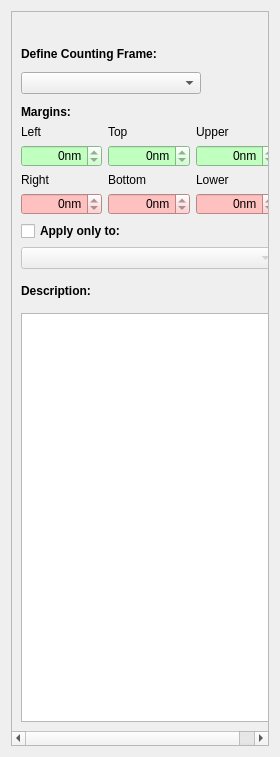
<?xml version="1.0" encoding="UTF-8"?>
<ui version="4.0">
 <class>CountingFramePanel</class>
 <widget class="QWidget" name="CountingFramePanel">
  <property name="geometry">
   <rect>
    <x>0</x>
    <y>0</y>
    <width>280</width>
    <height>757</height>
   </rect>
  </property>
  <property name="windowTitle">
   <string>Form</string>
  </property>
  <layout class="QVBoxLayout" name="verticalLayout_2">
   <item>
    <widget class="QScrollArea" name="scrollArea">
     <property name="widgetResizable">
      <bool>true</bool>
     </property>
     <widget class="QWidget" name="scrollAreaWidgetContents">
      <property name="geometry">
       <rect>
        <x>0</x>
        <y>0</y>
        <width>282</width>
        <height>721</height>
       </rect>
      </property>
      <layout class="QVBoxLayout" name="verticalLayout">
       <item>
        <layout class="QHBoxLayout" name="horizontalLayout_5">
         <item>
          <spacer name="horizontalSpacer_12">
           <property name="orientation">
            <enum>Qt::Horizontal</enum>
           </property>
           <property name="sizeHint" stdset="0">
            <size>
             <width>40</width>
             <height>20</height>
            </size>
           </property>
          </spacer>
         </item>
         <item>
          <widget class="QLabel" name="preview">
           <property name="sizePolicy">
            <sizepolicy hsizetype="Preferred" vsizetype="Minimum">
             <horstretch>0</horstretch>
             <verstretch>0</verstretch>
            </sizepolicy>
           </property>
           <property name="text">
            <string/>
           </property>
           <property name="pixmap">
            <pixmap resource="rsc/CountingFrame.qrc">:/allPlanes.png</pixmap>
           </property>
           <property name="scaledContents">
            <bool>false</bool>
           </property>
          </widget>
         </item>
         <item>
          <spacer name="horizontalSpacer_11">
           <property name="orientation">
            <enum>Qt::Horizontal</enum>
           </property>
           <property name="sizeHint" stdset="0">
            <size>
             <width>40</width>
             <height>20</height>
            </size>
           </property>
          </spacer>
         </item>
        </layout>
       </item>
       <item>
        <widget class="QLabel" name="label_10">
         <property name="font">
          <font>
           <weight>75</weight>
           <bold>true</bold>
          </font>
         </property>
         <property name="text">
          <string>Define Counting Frame:</string>
         </property>
        </widget>
       </item>
       <item>
        <layout class="QHBoxLayout" name="horizontalLayout_2">
         <item>
          <widget class="QComboBox" name="countingFrames">
           <property name="sizePolicy">
            <sizepolicy hsizetype="MinimumExpanding" vsizetype="Fixed">
             <horstretch>0</horstretch>
             <verstretch>0</verstretch>
            </sizepolicy>
           </property>
           <property name="minimumSize">
            <size>
             <width>160</width>
             <height>0</height>
            </size>
           </property>
          </widget>
         </item>
         <item>
          <widget class="QPushButton" name="createCF">
           <property name="enabled">
            <bool>false</bool>
           </property>
           <property name="minimumSize">
            <size>
             <width>32</width>
             <height>32</height>
            </size>
           </property>
           <property name="maximumSize">
            <size>
             <width>32</width>
             <height>32</height>
            </size>
           </property>
           <property name="toolTip">
            <string>Create Counting Frame</string>
           </property>
           <property name="text">
            <string/>
           </property>
           <property name="icon">
            <iconset resource="rsc/CountingFrame.qrc">
             <normaloff>:/create-cr.svg</normaloff>:/create-cr.svg</iconset>
           </property>
           <property name="iconSize">
            <size>
             <width>22</width>
             <height>22</height>
            </size>
           </property>
           <property name="flat">
            <bool>true</bool>
           </property>
          </widget>
         </item>
         <item>
          <widget class="QPushButton" name="deleteCF">
           <property name="enabled">
            <bool>false</bool>
           </property>
           <property name="minimumSize">
            <size>
             <width>32</width>
             <height>32</height>
            </size>
           </property>
           <property name="maximumSize">
            <size>
             <width>32</width>
             <height>32</height>
            </size>
           </property>
           <property name="toolTip">
            <string>Remove Selected Counting Frame</string>
           </property>
           <property name="text">
            <string/>
           </property>
           <property name="icon">
            <iconset resource="rsc/CountingFrame.qrc">
             <normaloff>:/trash-full.svg</normaloff>:/trash-full.svg</iconset>
           </property>
           <property name="iconSize">
            <size>
             <width>22</width>
             <height>22</height>
            </size>
           </property>
           <property name="flat">
            <bool>true</bool>
           </property>
          </widget>
         </item>
        </layout>
       </item>
       <item>
        <widget class="QLabel" name="label">
         <property name="font">
          <font>
           <weight>75</weight>
           <bold>true</bold>
          </font>
         </property>
         <property name="text">
          <string>Margins:</string>
         </property>
        </widget>
       </item>
       <item>
        <layout class="QGridLayout" name="gridLayout_2">
         <item row="4" column="0">
          <widget class="QSpinBox" name="leftMargin">
           <property name="enabled">
            <bool>true</bool>
           </property>
           <property name="styleSheet">
            <string notr="true">background-color:rgb(192, 255, 192)</string>
           </property>
           <property name="alignment">
            <set>Qt::AlignRight|Qt::AlignTrailing|Qt::AlignVCenter</set>
           </property>
           <property name="suffix">
            <string>nm</string>
           </property>
           <property name="maximum">
            <number>0</number>
           </property>
          </widget>
         </item>
         <item row="5" column="0">
          <widget class="QLabel" name="label_14">
           <property name="text">
            <string>Right </string>
           </property>
          </widget>
         </item>
         <item row="4" column="2">
          <widget class="QSpinBox" name="upperMargin">
           <property name="enabled">
            <bool>true</bool>
           </property>
           <property name="styleSheet">
            <string notr="true">background-color:rgb(192, 255, 192)</string>
           </property>
           <property name="alignment">
            <set>Qt::AlignRight|Qt::AlignTrailing|Qt::AlignVCenter</set>
           </property>
           <property name="suffix">
            <string>nm</string>
           </property>
           <property name="maximum">
            <number>0</number>
           </property>
          </widget>
         </item>
         <item row="6" column="2">
          <widget class="QSpinBox" name="lowerMargin">
           <property name="enabled">
            <bool>true</bool>
           </property>
           <property name="styleSheet">
            <string notr="true">background-color:rgb(255, 192, 192)</string>
           </property>
           <property name="alignment">
            <set>Qt::AlignRight|Qt::AlignTrailing|Qt::AlignVCenter</set>
           </property>
           <property name="suffix">
            <string>nm</string>
           </property>
           <property name="maximum">
            <number>0</number>
           </property>
          </widget>
         </item>
         <item row="6" column="1">
          <widget class="QSpinBox" name="bottomMargin">
           <property name="enabled">
            <bool>true</bool>
           </property>
           <property name="styleSheet">
            <string notr="true">background-color:rgb(255, 192, 192)</string>
           </property>
           <property name="alignment">
            <set>Qt::AlignRight|Qt::AlignTrailing|Qt::AlignVCenter</set>
           </property>
           <property name="suffix">
            <string>nm</string>
           </property>
           <property name="maximum">
            <number>0</number>
           </property>
          </widget>
         </item>
         <item row="2" column="1">
          <widget class="QLabel" name="label_12">
           <property name="text">
            <string>Top</string>
           </property>
          </widget>
         </item>
         <item row="5" column="1">
          <widget class="QLabel" name="label_15">
           <property name="text">
            <string>Bottom </string>
           </property>
          </widget>
         </item>
         <item row="4" column="1">
          <widget class="QSpinBox" name="topMargin">
           <property name="enabled">
            <bool>true</bool>
           </property>
           <property name="autoFillBackground">
            <bool>false</bool>
           </property>
           <property name="styleSheet">
            <string notr="true">background-color: rgb(192, 255, 192)</string>
           </property>
           <property name="alignment">
            <set>Qt::AlignRight|Qt::AlignTrailing|Qt::AlignVCenter</set>
           </property>
           <property name="suffix">
            <string>nm</string>
           </property>
           <property name="maximum">
            <number>0</number>
           </property>
          </widget>
         </item>
         <item row="6" column="0">
          <widget class="QSpinBox" name="rightMargin">
           <property name="enabled">
            <bool>true</bool>
           </property>
           <property name="styleSheet">
            <string notr="true">background-color:rgb(255, 192, 192)</string>
           </property>
           <property name="alignment">
            <set>Qt::AlignRight|Qt::AlignTrailing|Qt::AlignVCenter</set>
           </property>
           <property name="suffix">
            <string>nm</string>
           </property>
           <property name="maximum">
            <number>0</number>
           </property>
          </widget>
         </item>
         <item row="5" column="2">
          <widget class="QLabel" name="label_16">
           <property name="text">
            <string>Lower</string>
           </property>
          </widget>
         </item>
         <item row="2" column="2">
          <widget class="QLabel" name="label_13">
           <property name="text">
            <string>Upper</string>
           </property>
          </widget>
         </item>
         <item row="2" column="0">
          <widget class="QLabel" name="label_11">
           <property name="text">
            <string>Left</string>
           </property>
          </widget>
         </item>
        </layout>
       </item>
       <item>
        <widget class="QCheckBox" name="useTaxonomicalConstraint">
         <property name="font">
          <font>
           <weight>75</weight>
           <bold>true</bold>
          </font>
         </property>
         <property name="text">
          <string>Apply only to:</string>
         </property>
        </widget>
       </item>
       <item>
        <widget class="QComboTreeView" name="taxonomySelector">
         <property name="enabled">
          <bool>false</bool>
         </property>
        </widget>
       </item>
       <item>
        <layout class="QHBoxLayout" name="horizontalLayout_3">
         <item>
          <widget class="QLabel" name="label_8">
           <property name="font">
            <font>
             <weight>75</weight>
             <bold>true</bold>
            </font>
           </property>
           <property name="text">
            <string>Description:</string>
           </property>
          </widget>
         </item>
         <item>
          <widget class="QPushButton" name="saveDescription">
           <property name="enabled">
            <bool>false</bool>
           </property>
           <property name="minimumSize">
            <size>
             <width>32</width>
             <height>32</height>
            </size>
           </property>
           <property name="maximumSize">
            <size>
             <width>32</width>
             <height>32</height>
            </size>
           </property>
           <property name="toolTip">
            <string>Save CF Description to File</string>
           </property>
           <property name="text">
            <string/>
           </property>
           <property name="iconSize">
            <size>
             <width>22</width>
             <height>22</height>
            </size>
           </property>
           <property name="flat">
            <bool>true</bool>
           </property>
          </widget>
         </item>
        </layout>
       </item>
       <item>
        <widget class="QTextEdit" name="countingFrameDescription">
         <property name="sizePolicy">
          <sizepolicy hsizetype="MinimumExpanding" vsizetype="MinimumExpanding">
           <horstretch>0</horstretch>
           <verstretch>0</verstretch>
          </sizepolicy>
         </property>
         <property name="readOnly">
          <bool>true</bool>
         </property>
        </widget>
       </item>
      </layout>
     </widget>
    </widget>
   </item>
  </layout>
 </widget>
 <customwidgets>
  <customwidget>
   <class>QComboTreeView</class>
   <extends>QComboBox</extends>
   <header>GUI/QtWidget/QComboTreeView.h</header>
  </customwidget>
 </customwidgets>
 <resources>
  <include location="rsc/CountingFrame.qrc"/>
  <include location="rsc/CountingFrame.qrc"/>
 </resources>
 <connections/>
</ui>
